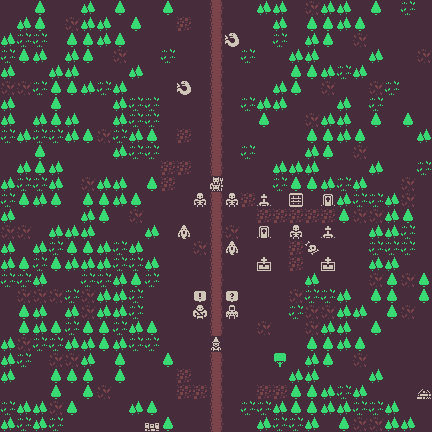

This game map was drawn from its Tiled (.tmx) file and the tilesets committed beside it. A one-line description and the trimmed map source follow:
An orthogonal 27x27 tile map with 16x16 px tiles, 1 tile layer (Warstwa Kafelków 1).

<map version="1.2" tiledversion="1.2.4" orientation="orthogonal" renderorder="right-up" width="27" height="27" tilewidth="16" tileheight="16" infinite="0" nextlayerid="2" nextobjectid="1">
 <tileset firstgid="1" source="tileset_colored.tsx" />
 <layer id="1" name="Warstwa Kafelków 1" width="27" height="27">
  <data>[729 cells, 729 non-empty, 24 distinct tile ids]</data>
 </layer>
</map>
